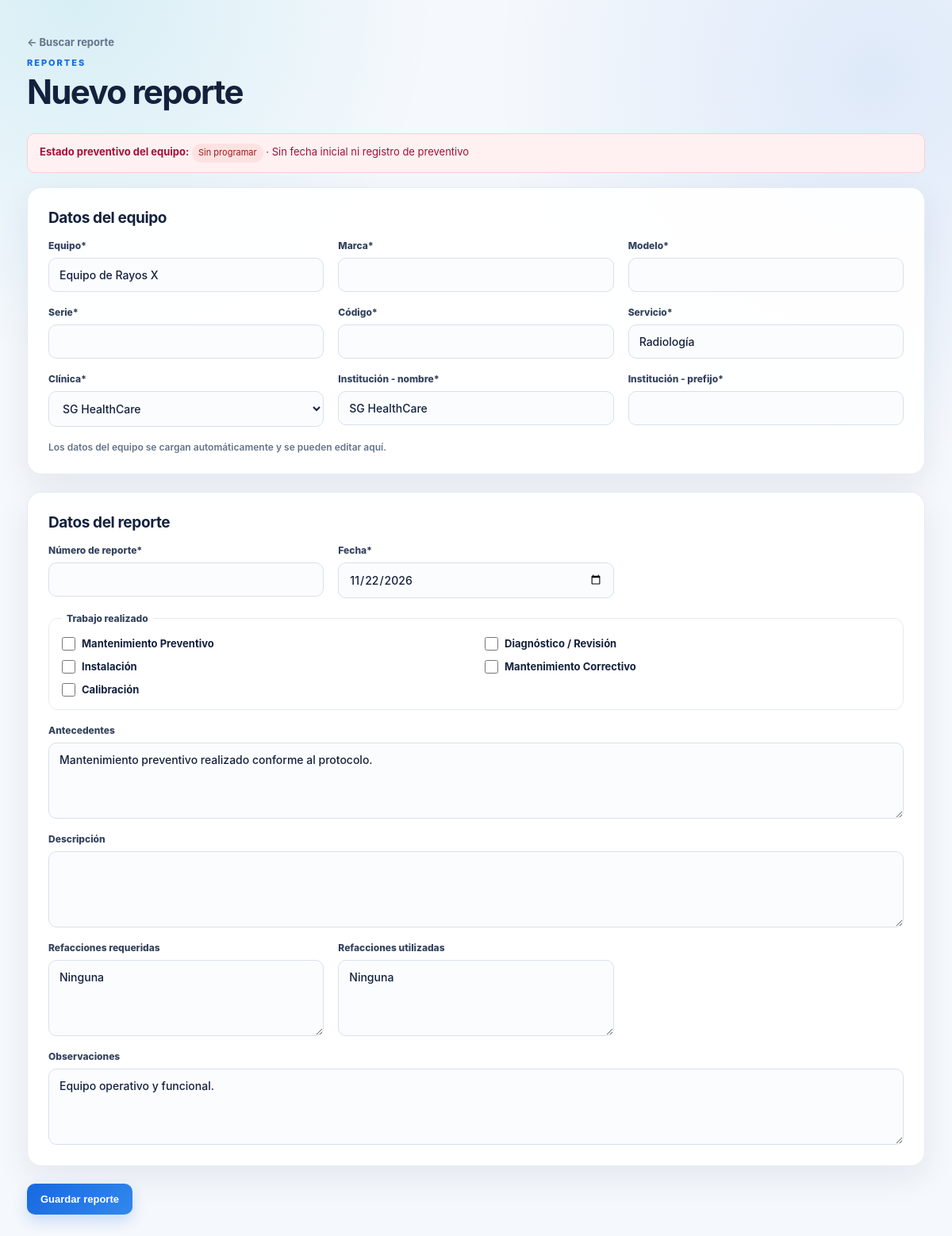
The app's page /reporte_form.php?equipo_id=1 with its own data.
### tables this page shows
CREATE TABLE equipos (
    id INT UNSIGNED AUTO_INCREMENT PRIMARY KEY,
    institucion VARCHAR(160) NOT NULL,
    institucion_prefijo VARCHAR(30) NULL,
    sede VARCHAR(120) NULL,
    servicio VARCHAR(120) NULL,
    frecuencia_mantenimiento ENUM('Anual', 'Semestral', 'Cuatrimestral') NOT NULL DEFAULT 'Anual',
    mes_inicio_mantenimiento TINYINT UNSIGNED NULL,
    ubicacion VARCHAR(160) NULL,
    tipo_equipo VARCHAR(120) NOT NULL,
    marca VARCHAR(100) NULL,
    modelo VARCHAR(100) NULL,
    numero_serie VARCHAR(100) NULL,
    codigo_equipo VARCHAR(100) NULL,
    numero_inventario VARCHAR(100) NULL,
    fabricante VARCHAR(120) NULL,
    anio_fabricacion SMALLINT UNSIGNED NULL,
    estado ENUM('Activo', 'Fuera de servicio', 'En mantenimiento') NOT NULL DEFAULT 'Activo',
    observaciones TEXT NULL,
    descripcion TEXT NULL,
    fecha_relevamiento DATE NULL,
    nivel_hospital ENUM('II', 'III', 'Amb.') NULL,
    estado_operativo ENUM('Operativo', 'Inoperativo', 'Regular / Falla parcial', 'Para baja') NULL,
    condicion_fisica ENUM('Bueno', 'Regular', 'Dañado / Faltantes', 'Deterioro severo') NULL,
    alimentacion VARCHAR(20) NULL,
    estado_bateria ENUM('OK', 'Agotada', 'N/A') NULL,
    gas_oxigeno TINYINT(1) NOT NULL DEFAULT 0,
    gas_aire TINYINT(1) NOT NULL DEFAULT 0,
    gas_vacio TINYINT(1) NOT NULL DEFAULT 0,
    accesorios_presentes TEXT NULL,
    accesorios_faltantes TEXT NULL,
    anio_instalacion SMALLINT UNSIGNED NULL,
    garantia_vigente ENUM('Sí', 'No', 'S/D') NULL,
    manual_tecnico ENUM('Físico', 'Digital', 'No') NULL,
    proveedor_representante VARCHAR(160) NULL,
    contacto_tecnico VARCHAR(160) NULL,
    criticidad_funcion TINYINT UNSIGNED NULL,
    criticidad_riesgo TINYINT UNSIGNED NULL,
    criticidad_mantenimiento TINYINT UNSIGNED NULL,
    criticidad_historial TINYINT NULL,
    foto_equipo VARCHAR(255) NULL,
    foto_placa VARCHAR(255) NULL,
    creado_en TIMESTAMP NOT NULL DEFAULT CURRENT_TIMESTAMP,
    actualizado_en TIMESTAMP NOT NULL DEFAULT CURRENT_TIMESTAMP ON UPDATE CURRENT_TIMESTAMP,
    UNIQUE KEY uq_equipo_serie (institucion, numero_serie)
);

### config/database.php (called while the page is built, shortened)
<?php
function db(): PDO
{
    static $pdo;
    if ($pdo instanceof PDO) {
        return $pdo;
    }
    $pdo = new PDO(
        'mysql:host=' . DB_HOST . ';dbname=' . DB_NAME . ';charset=utf8mb4',
        DB_USER,
        DB_PASS,
        [
            PDO::ATTR_ERRMODE => PDO::ERRMODE_EXCEPTION,
            PDO::ATTR_DEFAULT_FETCH_MODE => PDO::FETCH_ASSOC,
            PDO::ATTR_EMULATE_PREPARES => false,
        ]
    );
    return $pdo;
}

### config/bootstrap.php (called while the page is built, shortened)
<?php
require_once __DIR__ . '/database.php';
function e(?string $value): string
{
    return htmlspecialchars($value ?? '', ENT_QUOTES, 'UTF-8');
}
function siguienteCodigoReporte(PDO $pdo, string $prefijo, ?int $anio = null): string
{
    $prefijo = strtoupper(trim($prefijo));
    if ($prefijo === '') {
        return '';
    }
    $anio = $anio ?? (int) date('Y');
    $mayor = 0;
    return sprintf('RPT-%s-%03d-%04d', $prefijo, $mayor + 1, $anio);
}
function obtenerUltimaFechaPreventivo(PDO $pdo, int $equipoId): ?string
{
    $stmt = $pdo->prepare(
        'SELECT MAX(fecha_reporte)
         FROM reportes
         WHERE equipo_id = ?
           AND FIND_IN_SET(
               "Mantenimiento Preventivo",
               REPLACE(trabajo_realizado, ", ", ",")
           ) > 0'
    );
    $stmt->execute([$equipoId]);
    $fecha = $stmt->fetchColumn();
    return $fecha === false || $fecha === null ? null : (string) $fecha;
}
function mesesPorFrecuenciaPreventivo(string $frecuencia): int
{
    return match ($frecuencia) {
        'Cuatrimestral' => 4,
        'Semestral' => 6,
        'Anual' => 12,
        default => throw new UnexpectedValueException('Frecuencia de mantenimiento no válida.'),
    };
}
function resumenMantenimientoPreventivo(
    ?string $ultimaFecha,
    string $frecuencia,
    ?int $mesInicio,
    ?DateTimeImmutable $hoy = null
): array {
    $intervaloMeses = mesesPorFrecuenciaPreventivo($frecuencia);
    $nombresMeses = [
        1 => 'Enero', 2 => 'Febrero', 3 => 'Marzo', 4 => 'Abril',
        5 => 'Mayo', 6 => 'Junio', 7 => 'Julio', 8 => 'Agosto',
        9 => 'Septiembre', 10 => 'Octubre', 11 => 'Noviembre', 12 => 'Diciembre',
    ];
    if ($ultimaFecha === null || $ultimaFecha === '') {
        return [
            'estado' => $mesInicio === null ? 'Sin programar' : 'Programado',
            'clase' => $mesInicio === null ? 'is-unplanned' : 'is-planned',
            'ultima_fecha' => null,
            'proxima_fecha' => null,
            'mes_inicio' => $mesInicio === null ? null : $nombresMeses[$mesInicio],
        ];
    }
    $fechaUltimo = DateTimeImmutable::createFromFormat('!Y-m-d', $ultimaFecha);
    $fechaProxima = fechaSiguientePreventivo($fechaUltimo, $intervaloMeses);
    $estado = ($hoy ?? new DateTimeImmutable('today')) < $fechaProxima ? 'Al día' : 'Pendiente';
    return [
        'estado' => $estado,
        'clase' => $estado === 'Al día' ? 'is-done' : 'is-pending',
        'ultima_fecha' => $fechaUltimo,
        'proxima_fecha' => $fechaProxima,
        'mes_inicio' => null,
    ];
}

### reporte_form.php (the view, shortened to what this page needs)
<?php
require_once __DIR__ . '/config/bootstrap.php';
$id = filter_input(INPUT_GET, 'id', FILTER_VALIDATE_INT);
$equipoId = filter_input(INPUT_GET, 'equipo_id', FILTER_VALIDATE_INT);
$reporte = null;
if ($id) {
    $stmt = db()->prepare('SELECT r.*, e.id AS equipo_id, e.tipo_equipo, e.marca, e.modelo, e.numero_serie,
        e.codigo_equipo, e.servicio, e.institucion, e.institucion_prefijo, e.descripcion AS equipo_descripcion,
        e.frecuencia_mantenimiento, e.mes_inicio_mantenimiento
        FROM reportes r INNER JOIN equipos e ON e.id=r.equipo_id WHERE r.id=?');
    $stmt->execute([$id]); $reporte = $stmt->fetch();
} elseif ($equipoId) {
    $stmt = db()->prepare('SELECT id AS equipo_id, tipo_equipo, marca, modelo, numero_serie, codigo_equipo,
        servicio, institucion, institucion_prefijo, descripcion AS equipo_descripcion,
        frecuencia_mantenimiento, mes_inicio_mantenimiento FROM equipos WHERE id=?');
    $stmt->execute([$equipoId]); $reporte = $stmt->fetch();
}
$resumenPreventivo = resumenMantenimientoPreventivo(
    obtenerUltimaFechaPreventivo(db(), (int) $reporte['equipo_id']),
    (string) $reporte['frecuencia_mantenimiento'],
    $reporte['mes_inicio_mantenimiento'] === null ? null : (int) $reporte['mes_inicio_mantenimiento']
);
$editing = $id !== false && $id !== null;
$pdo = db();
$clinicasStmt = $pdo->query("SELECT DISTINCT institucion, COALESCE(institucion_prefijo, '') AS institucion_prefijo
    FROM equipos WHERE TRIM(institucion) <> '' ORDER BY institucion, institucion_prefijo");
$clinicas = $clinicasStmt->fetchAll();
$clinicaSeleccionada = false;
foreach ($clinicas as $indice => $clinica) {
    if ($clinica['institucion'] === $reporte['institucion']
        && $clinica['institucion_prefijo'] === (string) ($reporte['institucion_prefijo'] ?? '')) {
        $clinicaSeleccionada = (string) $indice;
        break;
    }
}
$codigoInicial = $editing
    ? (string) $reporte['codigo']
    : siguienteCodigoReporte($pdo, (string) ($reporte['institucion_prefijo'] ?? ''));
$trabajosSeleccionados = array_filter(array_map('trim', preg_split('/\s*,\s*/', (string) ($reporte['trabajo_realizado'] ?? ''))));
$descripcionReporte = (string) ($reporte['descripcion'] ?? ($reporte['equipo_descripcion'] ?? ''));
$antecedentesReporte = (string) ($reporte['antecedentes'] ?? '') ?: 'Mantenimiento preventivo realizado conforme al protocolo.';
$refaccionesRequeridas = (string) ($reporte['refacciones_requeridas'] ?? '') ?: 'Ninguna';
$refaccionesUtilizadas = (string) ($reporte['refacciones_utilizadas'] ?? '') ?: 'Ninguna';
$observacionesReporte = (string) ($reporte['observaciones'] ?? '') ?: 'Equipo operativo y funcional.';
?>
<!doctype html>
<html lang="es"><head><link rel="stylesheet" href="assets/app.css?v=20261014-1"></head>
<body><main class="container">
<header class="page-header"><div><a class="back-link" href="reportes.php">← Buscar reporte</a><p class="eyebrow">REPORTES</p><h1><?= $editing ? 'Editar reporte' : 'Nuevo reporte' ?></h1></div></header>
<p class="maintenance-notice <?= e($resumenPreventivo['clase']) ?>"><strong>Estado preventivo del equipo:</strong> <span class="maintenance-status <?= e($resumenPreventivo['clase']) ?>"><?= e($resumenPreventivo['estado']) ?></span><?php if ($resumenPreventivo['ultima_fecha'] !== null): ?> · Último realizado: <?= e($resumenPreventivo['ultima_fecha']->format('d/m/Y')) ?> · Próximo: <?= e($resumenPreventivo['proxima_fecha']->format('d/m/Y')) ?><?php elseif ($resumenPreventivo['mes_inicio'] !== null): ?> · Inicio programado: <?= e($resumenPreventivo['mes_inicio']) ?><?php else: ?> · Sin fecha inicial ni registro de preventivo<?php endif; ?></p>
<form method="post" action="<?= $editing ? 'actualizar_reporte.php' : 'guardar_reporte.php' ?>">
<section class="card"><h2>Datos del equipo</h2><div class="grid">
<label>Equipo*<input name="e_tipo_equipo" required value="<?= e($reporte['tipo_equipo']) ?>"></label><label>Marca*<input name="e_marca" required value="<?= e($reporte['marca']) ?>"></label><label>Modelo*<input name="e_modelo" required value="<?= e($reporte['modelo']) ?>"></label>
<label>Serie*<input name="e_numero_serie" required value="<?= e($reporte['numero_serie']) ?>"></label><label>Código*<input name="e_codigo_equipo" required value="<?= e($reporte['codigo_equipo']) ?>"></label><label>Servicio*<input name="e_servicio" required value="<?= e($reporte['servicio']) ?>"></label>
<label>Clínica*<select id="clinica_selector" required><?php foreach ($clinicas as $indice => $clinica): ?><option value="<?= $indice ?>" data-institucion="<?= e($clinica['institucion']) ?>" data-prefijo="<?= e($clinica['institucion_prefijo']) ?>" data-codigo="<?= e(siguienteCodigoReporte($pdo, $clinica['institucion_prefijo'])) ?>" <?= $clinicaSeleccionada === (string) $indice ? 'selected' : '' ?>><?= e($clinica['institucion']) ?></option><?php endforeach; ?></select></label>
<label>Institución - nombre*<input id="e_institucion" name="e_institucion" required value="<?= e($reporte['institucion']) ?>" <?= $clinicaSeleccionada !== false ? 'readonly' : '' ?>></label><label>Institución - prefijo*<input id="e_institucion_prefijo" name="e_institucion_prefijo" required maxlength="30" value="<?= e($reporte['institucion_prefijo']) ?>" <?= $clinicaSeleccionada !== false && $reporte['institucion_prefijo'] !== null && $reporte['institucion_prefijo'] !== '' ? 'readonly' : '' ?>></label>
<label class="wide read-only-note">Los datos del equipo se cargan automáticamente y se pueden editar aquí.</label></div></section>
<section class="card"><h2>Datos del reporte</h2><div class="grid">
<label>Número de reporte*<input id="codigo" name="codigo" required value="<?= e($codigoInicial) ?>"></label><label>Fecha*<input name="fecha_reporte" type="date" required value="<?= e($reporte['fecha_reporte'] ?? date('Y-m-d')) ?>"></label>
<fieldset class="checklist wide"><legend>Trabajo realizado</legend><?php foreach (['Mantenimiento Preventivo','Diagnóstico / Revisión','Instalación','Mantenimiento Correctivo','Calibración'] as $op): ?><label class="check-item"><input type="checkbox" name="trabajo_realizado[]" value="<?= e($op) ?>" <?= in_array(strtolower($op), array_map('strtolower', $trabajosSeleccionados), true) ? 'checked' : '' ?>><span><?= e($op) ?></span></label><?php endforeach; ?></fieldset>
<label class="wide">Antecedentes<textarea name="antecedentes"><?= e($antecedentesReporte) ?></textarea></label><label class="wide">Descripción<textarea name="descripcion" required><?= e($descripcionReporte) ?></textarea></label>
<label>Refacciones requeridas<textarea name="refacciones_requeridas"><?= e($refaccionesRequeridas) ?></textarea></label><label>Refacciones utilizadas<textarea name="refacciones_utilizadas"><?= e($refaccionesUtilizadas) ?></textarea></label><label class="wide">Observaciones<textarea name="observaciones"><?= e($observacionesReporte) ?></textarea></label></div></section>
<button class="button" type="submit"><?= $editing ? 'Guardar cambios' : 'Guardar reporte' ?></button>
</form></main>
</body></html>

### assets/app.css (style rules this page uses)
:root { --ink: #14213d; --muted: #64748b; --blue: #1769e0; --blue-dark: #0f4eb5; --cyan: #22b8cf; --line: #e5eaf2; --surface: #ffffff; --canvas: #f5f8fc; --danger: #d6455d; --shadow: 0 14px 40px rgba(22, 46, 84, .08); font-family: Inter, ui-sans-serif, system-ui, -apple-system, BlinkMacSystemFont, "Segoe UI", Arial, sans-serif; color: var(--ink); background: var(--canvas); }
* { box-sizing: border-box; }
body { min-height: 100vh; margin: 0; background: radial-gradient(circle at 8% 0%, rgba(34, 184, 207, .14), transparent 28rem), radial-gradient(circle at 92% 6%, rgba(23, 105, 224, .10), transparent 30rem), var(--canvas); }
a { color: var(--blue); }
.container { max-width: 1180px; margin: 0 auto; padding: 42px 24px 70px; }
.page-header { align-items: center; display: flex; justify-content: space-between; gap: 24px; margin-bottom: 30px; }
.eyebrow { color: var(--blue); font-size: 11px; font-weight: 800; letter-spacing: .18em; margin: 10px 0 8px; text-transform: uppercase; }
h1 { color: var(--ink); font-size: clamp(30px, 4vw, 42px); letter-spacing: -.04em; line-height: 1.05; margin: 0; }
h2 { color: var(--ink); font-size: 19px; letter-spacing: -.02em; margin: 0 0 16px; }
.back-link { color: var(--muted); font-size: 13px; font-weight: 700; text-decoration: none; }
.card { background: rgba(255,255,255,.92); border: 1px solid rgba(229,234,242,.95); border-radius: 18px; box-shadow: var(--shadow); margin-bottom: 22px; padding: 26px; }
.grid, .search-grid { display: grid; gap: 18px; grid-template-columns: repeat(3, minmax(0, 1fr)); }
label { color: #34435e; display: flex; flex-direction: column; font-size: 12px; font-weight: 800; gap: 8px; }
input, select, textarea { background: #fbfcfe; border: 1px solid #d8e0ec; border-radius: 10px; color: var(--ink); font: inherit; font-size: 14px; font-weight: 500; outline: none; padding: 12px 13px; transition: border-color .18s, box-shadow .18s, background .18s; }
textarea { min-height: 96px; resize: vertical; }
.wide { grid-column: 1 / -1; }
.button { background: linear-gradient(135deg, var(--blue), #3288ed); border: 0; border-radius: 10px; box-shadow: 0 8px 18px rgba(23,105,224,.20); color: #fff; cursor: pointer; display: inline-block; font-size: 13px; font-weight: 800; padding: 12px 17px; text-decoration: none; transition: transform .18s, box-shadow .18s, filter .18s; }
.maintenance-status { border-radius: 999px; display: inline-block; font-size: 11px; padding: 3px 8px; }
.maintenance-status.is-unplanned { background: #fee2e2; color: #991b1b; }
.maintenance-notice { background: #fef3c7; border: 1px solid #fcd34d; border-radius: 10px; color: #78350f; font-size: 13px; line-height: 1.6; margin: 0 0 18px; padding: 12px 15px; }
.maintenance-notice.is-unplanned, .maintenance-notice.is-pending { background: #fff1f2; border-color: #fecdd3; color: #9f1239; }
.read-only-note { color: var(--muted); font-size: 12px; font-weight: 600; }
.checklist { border: 1px solid var(--line); border-radius: 12px; display: grid; grid-template-columns: repeat(2, minmax(0, 1fr)); gap: 12px 22px; margin: 0; padding: 16px; }
.checklist legend { color: #34435e; font-size: 12px; font-weight: 800; padding: 0 6px; }
.check-item { align-items: center; color: var(--ink); cursor: pointer; flex-direction: row; font-size: 13px; font-weight: 700; gap: 8px; }
.check-item input { accent-color: var(--blue); height: 17px; margin: 0; width: 17px; }

### records on screen
equipos: e_tipo_equipo "Equipo de Rayos X", e_servicio "Radiología", e_institucion "SG HealthCare"

### other values on screen
$resumenPreventivo['estado'] "Sin programar"
$op "Mantenimiento Preventivo"
$op "Diagnóstico / Revisión"
$op "Instalación"
$op "Mantenimiento Correctivo"
$op "Calibración"
form field value "SG HealthCare"
